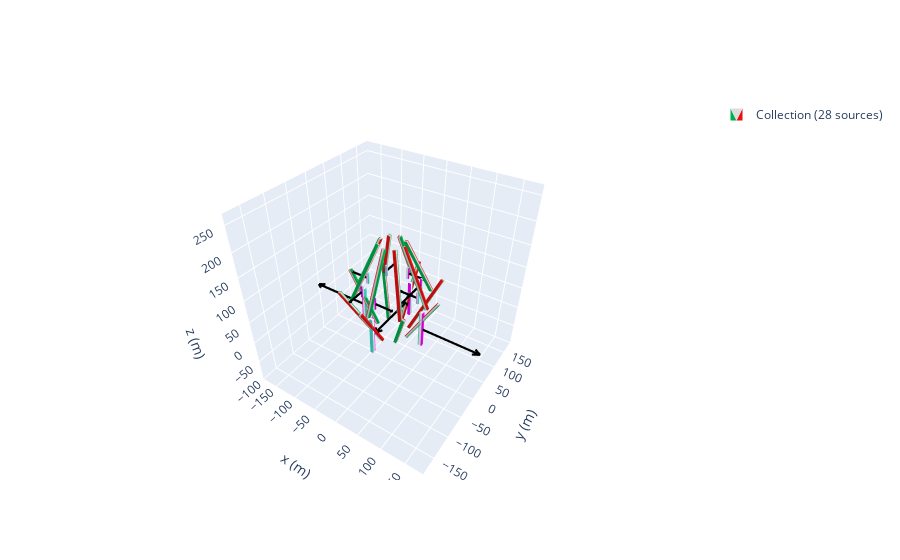

The notebook cell this image was saved under:
### Code cell
zeeman_prof = magpy.Collection()
j = 30
n = 8
a = 0# distance it circles aroundthe center 
c = 30 #angle of first bar
d =  24#angle of second bar
b = -190# distnace the two section of the array are apart from each other
k = -100 #the first and second magnent are apart
e = 40
l = -5
p= -20# distance the thrid and 4th magnet are apart from each other
m  = -42
mystyle = mstyle = dict(
    mode="color+arrow",
    color=dict(north="magenta", middle="white", south="turquoise"),
    arrow=dict(width=2, color="k")
)
angles = np.linspace(0, 360, n, endpoint=False)
for i in angles:
    cube1= magpy.magnet.Cuboid(
    dimension=(6,6,125),
    polarization=(-(1.080),0,0),
    position=(70+a+l,0,140+k))
    cube2 = magpy.magnet.Cuboid(dimension= (4,4,25),
    polarization=(-1.17,0,0),
    position=(60+a+l,0,50+e),style_magnetization = mystyle)
    cube3= magpy.magnet.Cuboid(
    dimension=(6,6,125),
    polarization=(1.08,0,0),
    position=(91.5+m,0,320+b))
 
#     cube5 = magpy.magnet.Cuboid(dimension= (4,4,25),
#     polarization=(-1.17,0,0),
#     position=(90+a+p+m,0,190))

#     cube6 = magpy.magnet.Cuboid(dimension= (4,4,25),
#     polarization=(-1.17,0,0),
#     position=(80+a+p+m,0,200),
# )
   


    cube1.rotate_from_angax(i, 'z')
    cube1.rotate_from_angax(c, 'y',)
    cube1.rotate_from_angax(i, 'z', anchor=0)
 
 
    cube2.rotate_from_angax(i, 'z',anchor = 0)
    cube2.rotate_from_angax(i, 'z')
    cube3.rotate_from_angax(i, 'z', anchor=0)
    cube3.rotate_from_angax(-d, 'y')
    cube3.rotate_from_angax(i, 'z')
  
    #cube4.rotate_from_angax(i, 'z', anchor=0)
    #cube4.rotate_from_angax(-d, 'y')
    #cube4.rotate_from_angax(i, 'z')
    

    zeeman_prof.add(cube1)
    zeeman_prof.add(cube2)
    zeeman_prof.add(cube3)
    #zeeman_prof.add(cube4)
    # zeeman_prof.add(cube5)
    # zeeman_prof.add(cube6)
    j = j+1


tfmot = magpy.Collection()
N = 4
angles = np.linspace(0,360,N,endpoint=False)
pol = [0,180,0,180]
l = 35
halbach = magpy.Collection()
mystyle = mstyle = dict(
    mode="color+arrow",
    color=dict(north="magenta", middle="white", south="turquoise"),
    arrow=dict(width=2, color="k"),
)
for a in range(len(angles)):
    cube= magpy.magnet.Cuboid(
    dimension=(8,6,80),
    polarization=(1.17,0,0),
    position=(30+l,0,21),
    style_magnetization = mystyle)
    print(a)
    cube.rotate_from_angax(angles[a], 'z',anchor = 0)
    cube.rotate_from_angax(pol[a], 'z')

    tfmot.add(cube)

b_tot = magpy.Collection()
b_tot.add(zeeman_prof,tfmot,override_parent=True)
b_tot.show()

### Figure 1 — Plotly figure (JSON) as saved in the notebook; plotly's stock layout.template omitted (floating-point values rounded to 4 significant figures; data arrays with more than 128 entries replaced by an {"elided": "..."} marker saying what was removed)
{"data": [{"color": "#2e91e5", "colorscale": [[0, "#00b050"], [0.16, "#00b050"], [0.26, "#dddddd"], [0.74, "#dddddd"], [0.84, "#e71111"], [1, "#e71111"]], "i": {"elided": "192 int values"}, "intensity": [1, 1, 0, 0, 1, 1, 0, 0, 0, 0, 1, 1, 0, 0, 1, 1, 1, 1, 0, 0, 1, 1, 0, 0, 0, 0, 1, 1, 0, 0, 1, 1, 1, 1, 0, 0, 1, 1, 0, 0, 0, 0, 1, 1, 0, 0, 1, 1, 1, 1, 0, 0, 1, 1, 0, 0, 0, 0, 1, 1, 0, 0, 1, 1, 1, 1, 0, 0, 1, 1, 0, 0, 0, 0, 1, 1, 0, 0, 1, 1, 1, 1, 0, 0, 1, 1, 0, 0, 0, 0, 1, 1, 0, 0, 1, 1, 1, 1, 0, 0, 1, 1, 0, 0, 0, 0, 1, 1, 0, 0, 1, 1, 1, 1, 0, 0, 1, 1, 0, 0, 0, 0, 1, 1, 0, 0, 1, 1], "j": {"elided": "192 int values"}, "k": {"elided": "192 int values"}, "legendgroup": "Collection(id=1909976977808)", "name": "Collection (28 sources)", "opacity": 1, "showlegend": true, "showscale": false, "type": "mesh3d", "x": [31.15, 31.15, 36.35, 36.35, 93.65, 93.65, 98.85, 98.85, 72.18, 72.18, 77.66, 77.66, 21.34, 21.34, 26.82, 26.82, 26.86, 21.27, 20.86, 26.46, 71.06, 65.46, 65.06, 70.66, 55.98, 50.24, 49.98, 55.72, 20.03, 14.29, 14.03, 19.77, 3.0, 3.0, -3.0, -3.0, 3.0, 3.0, -3.0, -3.0, 3.0, 3.0, -3.0, -3.0, 3.0, 3.0, -3.0, -3.0, -26.46, -20.86, -21.27, -26.86, -70.66, -65.06, -65.46, -71.06, -55.72, -49.98, -50.24, -55.98, -19.77, -14.03, -14.29, -20.03, -36.35, -36.35, -31.15, -31.15, -98.85, -98.85, -93.65, -93.65, -77.66, -77.66, -72.18, -72.18, -26.82, -26.82, -21.34, -21.34, -20.86, -26.46, -26.86, -21.27, -65.06, -70.66, -71.06, -65.46, -49.98, -55.72, -55.98, -50.24, -14.03, -19.77, -20.03, -14.29, 3.0, 3.0, -3.0, -3.0, 3.0, 3.0, -3.0, -3.0, 3.0, 3.0, -3.0, -3.0, 3.0, 3.0, -3.0, -3.0, 21.27, 26.86, 26.46, 20.86, 65.46, 71.06, 70.66, 65.06, 50.24, 55.98, 55.72, 49.98, 14.29, 20.03, 19.77, 14.03], "y": [-3, 3, 3, -3, -3, 3, 3, -3, -3.0, 3.0, 3.0, -3.0, -3.0, 3.0, 3.0, -3.0, 20.86, 21.27, 26.86, 26.46, 65.06, 65.46, 71.06, 70.66, 49.98, 50.24, 55.98, 55.72, 14.03, 14.29, 20.03, 19.77, 36.35, 31.15, 31.15, 36.35, 98.85, 93.65, 93.65, 98.85, 77.66, 72.18, 72.18, 77.66, 26.82, 21.34, 21.34, 26.82, 26.46, 26.86, 21.27, 20.86, 70.66, 71.06, 65.46, 65.06, 55.72, 55.98, 50.24, 49.98, 19.77, 20.03, 14.29, 14.03, -3.0, 3.0, 3.0, -3.0, -3.0, 3.0, 3.0, -3.0, -3.0, 3.0, 3.0, -3.0, -3.0, 3.0, 3.0, -3.0, -26.86, -26.46, -20.86, -21.27, -71.06, -70.66, -65.06, -65.46, -55.98, -55.72, -49.98, -50.24, -20.03, -19.77, -14.03, -14.29, -31.15, -36.35, -36.35, -31.15, -93.65, -98.85, -98.85, -93.65, -72.18, -77.66, -77.66, -72.18, -21.34, -26.82, -26.82, -21.34, -21.27, -20.86, -26.46, -26.86, -65.46, -65.06, -70.66, -71.06, -50.24, -49.98, -55.72, -55.98, -14.29, -14.03, -19.77, -20.03], "z": [-12.63, -12.63, -15.63, -15.63, 95.63, 95.63, 92.63, 92.63, 71.68, 71.68, 74.12, 74.12, 185.9, 185.9, 188.3, 188.3, -14.13, -12.01, -14.13, -16.25, 94.13, 96.25, 94.13, 92.01, 72.9, 71.18, 72.9, 74.63, 187.1, 185.4, 187.1, 188.8, -15.63, -12.63, -12.63, -15.63, 92.63, 95.63, 95.63, 92.63, 74.12, 71.68, 71.68, 74.12, 188.3, 185.9, 185.9, 188.3, -16.25, -14.13, -12.01, -14.13, 92.01, 94.13, 96.25, 94.13, 74.63, 72.9, 71.18, 72.9, 188.8, 187.1, 185.4, 187.1, -15.63, -15.63, -12.63, -12.63, 92.63, 92.63, 95.63, 95.63, 74.12, 74.12, 71.68, 71.68, 188.3, 188.3, 185.9, 185.9, -14.13, -16.25, -14.13, -12.01, 94.13, 92.01, 94.13, 96.25, 72.9, 74.63, 72.9, 71.18, 187.1, 188.8, 187.1, 185.4, -12.63, -15.63, -15.63, -12.63, 95.63, 92.63, 92.63, 95.63, 71.68, 74.12, 74.12, 71.68, 185.9, 188.3, 188.3, 185.9, -12.01, -14.13, -16.25, -14.13, 96.25, 94.13, 92.01, 94.13, 71.18, 72.9, 74.63, 72.9, 185.4, 187.1, 188.8, 187.1]}, {"color": "#2e91e5", "colorscale": [[0, "turquoise"], [0.16, "turquoise"], [0.26, "white"], [0.74, "white"], [0.84, "magenta"], [1, "magenta"]], "i": {"elided": "144 int values"}, "intensity": [1, 1, 0, 0, 1, 1, 0, 0, 1, 1, 0, 0, 1, 1, 0, 0, 1, 1, 0, 0, 1, 1, 0, 0, 1, 1, 0, 0, 1, 1, 0, 0, 1, 1, 0, 0, 1, 1, 0, 0, 1, 1, 0, 0, 1, 1, 0, 0, 1, 1, 0, 0, 1, 1, 0, 0, 1, 1, 0, 0, 1, 1, 0, 0, 0, 0, 1, 1, 0, 0, 1, 1, 0, 0, 1, 1, 0, 0, 1, 1, 0, 0, 1, 1, 0, 0, 1, 1, 0, 0, 1, 1, 0, 0, 1, 1], "j": {"elided": "144 int values"}, "k": {"elided": "144 int values"}, "legendgroup": "Collection(id=1909976977808)", "name": "Collection (28 sources)", "opacity": 1, "showlegend": false, "showscale": false, "type": "mesh3d", "x": [53, 53, 57, 57, 53, 53, 57, 57, 40.89, 36.89, 36.89, 40.89, 40.89, 36.89, 36.89, 40.89, 2.0, 2.0, -2.0, -2.0, 2.0, 2.0, -2.0, -2.0, -40.89, -36.89, -36.89, -40.89, -40.89, -36.89, -36.89, -40.89, -57, -57, -53, -53, -57, -57, -53, -53, -36.89, -40.89, -40.89, -36.89, -36.89, -40.89, -40.89, -36.89, 2.0, 2.0, -2.0, -2.0, 2.0, 2.0, -2.0, -2.0, 36.89, 40.89, 40.89, 36.89, 36.89, 40.89, 40.89, 36.89, 61, 61, 69, 69, 61, 61, 69, 69, -3.0, 3.0, 3.0, -3.0, -3.0, 3.0, 3.0, -3.0, -61, -61, -69, -69, -61, -61, -69, -69, 3.0, -3.0, -3.0, 3.0, 3.0, -3.0, -3.0, 3.0], "y": [-2, 2, 2, -2, -2, 2, 2, -2, 36.89, 36.89, 40.89, 40.89, 36.89, 36.89, 40.89, 40.89, 57, 53, 53, 57, 57, 53, 53, 57, 40.89, 40.89, 36.89, 36.89, 40.89, 40.89, 36.89, 36.89, -2.0, 2.0, 2.0, -2.0, -2.0, 2.0, 2.0, -2.0, -40.89, -40.89, -36.89, -36.89, -40.89, -40.89, -36.89, -36.89, -53, -57, -57, -53, -53, -57, -57, -53, -36.89, -36.89, -40.89, -40.89, -36.89, -36.89, -40.89, -40.89, -3, 3, 3, -3, -3, 3, 3, -3, 69, 69, 61, 61, 69, 69, 61, 61, 3.0, -3.0, -3.0, 3.0, 3.0, -3.0, -3.0, 3.0, -69, -69, -61, -61, -69, -69, -61, -61], "z": [77.5, 77.5, 77.5, 77.5, 102.5, 102.5, 102.5, 102.5, 77.5, 77.5, 77.5, 77.5, 102.5, 102.5, 102.5, 102.5, 77.5, 77.5, 77.5, 77.5, 102.5, 102.5, 102.5, 102.5, 77.5, 77.5, 77.5, 77.5, 102.5, 102.5, 102.5, 102.5, 77.5, 77.5, 77.5, 77.5, 102.5, 102.5, 102.5, 102.5, 77.5, 77.5, 77.5, 77.5, 102.5, 102.5, 102.5, 102.5, 77.5, 77.5, 77.5, 77.5, 102.5, 102.5, 102.5, 102.5, 77.5, 77.5, 77.5, 77.5, 102.5, 102.5, 102.5, 102.5, -19, -19, -19, -19, 61, 61, 61, 61, -19, -19, -19, -19, 61, 61, 61, 61, -19, -19, -19, -19, 61, 61, 61, 61, -19, -19, -19, -19, 61, 61, 61, 61]}, {"legendgroup": "Collection(id=1909976977808)", "line": {"color": "black", "dash": "solid", "width": 4.4}, "mode": "lines", "name": "Collection (28 sources)", "opacity": 1, "showlegend": false, "type": "scatter3d", "x": [null, 55, 17.5, 21.25, 17.5, 21.25, 17.5, 17.5, null, 38.89, 38.89, 41.14, 38.89, 36.64, 38.89, 38.89, null, 1.221e-14, 37.5, 33.75, 37.5, 33.75, 37.5, 37.5, null, -38.89, -38.89, -41.14, -38.89, -36.64, -38.89, -38.89, null, -55, -92.5, -88.75, -92.5, -88.75, -92.5, -92.5, null, -38.89, -38.89, -36.64, -38.89, -41.14, -38.89, -38.89, null, -1.221e-14, 37.5, 33.75, 37.5, 33.75, 37.5, 37.5, null, 38.89, 38.89, 36.64, 38.89, 41.14, 38.89, 38.89, null, 65, 185.0, 173.0, 185.0, 173.0, 185.0, 185.0, null, 1.443e-14, 1.443e-14, 7.2, 1.443e-14, -7.2, 1.443e-14, 1.443e-14, null, -65, -185.0, -173.0, -185.0, -173.0, -185.0, -185.0, null, -1.443e-14, -1.443e-14, -7.2, -1.443e-14, 7.2, -1.443e-14, -1.443e-14], "y": [null, 0, 8.327e-15, -2.25, 8.327e-15, 2.25, 8.327e-15, 8.327e-15, null, 38.89, 1.391, 5.141, 1.391, 5.141, 1.391, 1.391, null, 55, 55.0, 57.25, 55.0, 52.75, 55.0, 55.0, null, 38.89, 76.39, 72.64, 76.39, 72.64, 76.39, 76.39, null, 6.735e-15, 2.425e-14, -2.25, 2.425e-14, 2.25, 2.425e-14, 2.425e-14, null, -38.89, -76.39, -72.64, -76.39, -72.64, -76.39, -76.39, null, -55, -55.0, -52.75, -55.0, -57.25, -55.0, -55.0, null, -38.89, -1.391, -5.141, -1.391, -5.141, -1.391, -1.391, null, 0, 2.665e-14, 7.2, 2.665e-14, -7.2, 2.665e-14, 2.665e-14, null, 65, -55.0, -43.0, -55.0, -43.0, -55.0, -55.0, null, 7.96e-15, -3.99e-15, -7.2, -3.99e-15, 7.2, -3.99e-15, -3.99e-15, null, -65, 55.0, 43.0, 55.0, 43.0, 55.0, 55.0], "z": [null, 90, 90, 90, 90, 90, 90, 90, null, 90, 90, 90, 90, 90, 90, 90, null, 90, 90, 90, 90, 90, 90, 90, null, 90, 90, 90, 90, 90, 90, 90, null, 90, 90, 90, 90, 90, 90, 90, null, 90, 90, 90, 90, 90, 90, 90, null, 90, 90, 90, 90, 90, 90, 90, null, 90, 90, 90, 90, 90, 90, 90, null, 21, 21, 21, 21, 21, 21, 21, null, 21, 21, 21, 21, 21, 21, 21, null, 21, 21, 21, 21, 21, 21, 21, null, 21, 21, 21, 21, 21, 21, 21]}], "layout": {"legend": {"itemsizing": "constant"}, "scene": {"aspectmode": "manual", "aspectratio": {"x": 1, "y": 1, "z": 1}, "camera": {"eye": {"x": 1, "y": -1.5, "z": 1.4}}, "xaxis": {"autorange": false, "range": [-185.0, 185.0], "title": {"text": "x (m)"}}, "yaxis": {"autorange": false, "range": [-185.0, 185.0], "title": {"text": "y (m)"}}, "zaxis": {"autorange": false, "range": [-100.1, 269.9], "title": {"text": "z (m)"}}}}}
